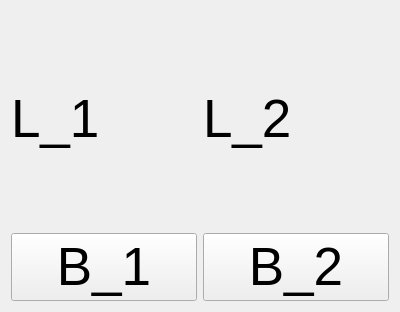
<?xml version="1.0" encoding="UTF-8"?>
<ui version="4.0">
 <class>myWidget</class>
 <widget class="QWidget" name="myWidget">
  <property name="geometry">
   <rect>
    <x>0</x>
    <y>0</y>
    <width>400</width>
    <height>312</height>
   </rect>
  </property>
  <property name="font">
   <font>
    <pointsize>40</pointsize>
   </font>
  </property>
  <property name="windowTitle">
   <string>Form</string>
  </property>
  <layout class="QHBoxLayout" name="horizontalLayout">
   <item>
    <layout class="QGridLayout" name="gridLayout_2">
     <item row="0" column="1">
      <widget class="QLabel" name="label_1">
       <property name="text">
        <string>L_1</string>
       </property>
      </widget>
     </item>
     <item row="0" column="2">
      <widget class="QLabel" name="label_2">
       <property name="text">
        <string>L_2</string>
       </property>
      </widget>
     </item>
     <item row="1" column="1">
      <widget class="QPushButton" name="button_1">
       <property name="text">
        <string>B_1</string>
       </property>
      </widget>
     </item>
     <item row="1" column="2">
      <widget class="QPushButton" name="button_2">
       <property name="text">
        <string>B_2</string>
       </property>
      </widget>
     </item>
    </layout>
   </item>
  </layout>
 </widget>
 <resources/>
 <connections/>
</ui>
